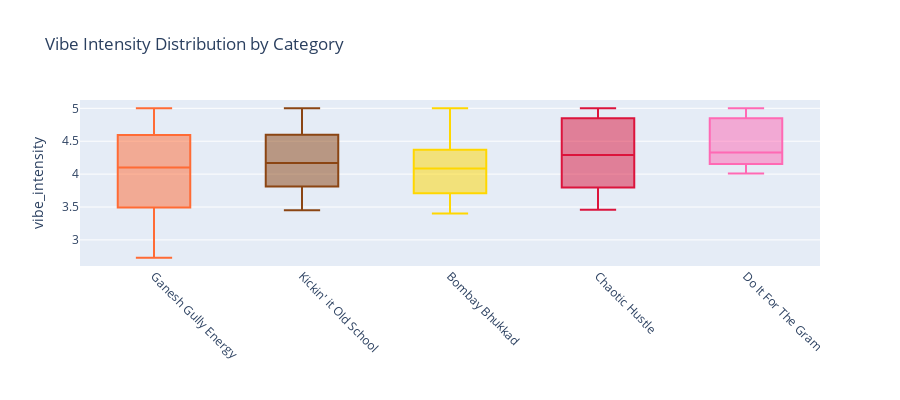
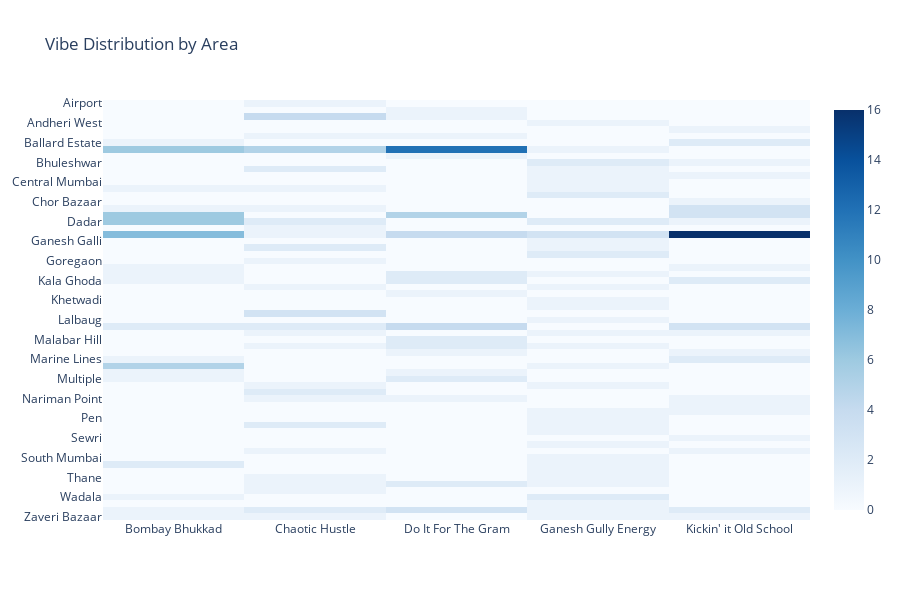

The code cell stored with these charts, in order, in its notebook:
### Code cell
show_analytics()

### Figure 1 — Plotly figure (JSON) as saved in the notebook; plotly's stock layout.template omitted (floating-point values rounded to 4 significant figures)
{"data": [{"alignmentgroup": "True", "hovertemplate": "vibe_category=%{x}<br>vibe_intensity=%{y}<extra></extra>", "legendgroup": "Ganesh Gully Energy", "marker": {"color": "#FF6B35"}, "name": "Ganesh Gully Energy", "notched": false, "offsetgroup": "Ganesh Gully Energy", "orientation": "v", "showlegend": true, "type": "box", "x": ["Ganesh Gully Energy", "Ganesh Gully Energy", "Ganesh Gully Energy", "Ganesh Gully Energy", "Ganesh Gully Energy", "Ganesh Gully Energy", "Ganesh Gully Energy", "Ganesh Gully Energy", "Ganesh Gully Energy", "Ganesh Gully Energy", "Ganesh Gully Energy", "Ganesh Gully Energy", "Ganesh Gully Energy", "Ganesh Gully Energy", "Ganesh Gully Energy", "Ganesh Gully Energy", "Ganesh Gully Energy", "Ganesh Gully Energy", "Ganesh Gully Energy", "Ganesh Gully Energy", "Ganesh Gully Energy", "Ganesh Gully Energy", "Ganesh Gully Energy", "Ganesh Gully Energy", "Ganesh Gully Energy", "Ganesh Gully Energy", "Ganesh Gully Energy", "Ganesh Gully Energy", "Ganesh Gully Energy", "Ganesh Gully Energy", "Ganesh Gully Energy", "Ganesh Gully Energy", "Ganesh Gully Energy", "Ganesh Gully Energy", "Ganesh Gully Energy", "Ganesh Gully Energy", "Ganesh Gully Energy", "Ganesh Gully Energy", "Ganesh Gully Energy", "Ganesh Gully Energy", "Ganesh Gully Energy", "Ganesh Gully Energy", "Ganesh Gully Energy"], "x0": " ", "xaxis": "x", "y": [4.79, 4.58, 4.67, 4.61, 4.67, 5, 4.78, 4.72, 4.6, 4.47, 4.07, 4.38, 4.26, 4.36, 4.02, 4.28, 4.17, 3.98, 3.71, 4.15, 3.74, 3.82, 3.49, 3.79, 4.1, 2.86, 2.83, 2.73, 3.5, 3.27, 3.32, 3.66, 3.65, 3.36, 3.32, 3.17, 3.24, 3.13, 5, 4.49, 4.68, 4.55, 4.76], "y0": " ", "yaxis": "y"}, {"alignmentgroup": "True", "hovertemplate": "vibe_category=%{x}<br>vibe_intensity=%{y}<extra></extra>", "legendgroup": "Kickin' it Old School", "marker": {"color": "#8B4513"}, "name": "Kickin' it Old School", "notched": false, "offsetgroup": "Kickin' it Old School", "orientation": "v", "showlegend": true, "type": "box", "x": ["Kickin' it Old School", "Kickin' it Old School", "Kickin' it Old School", "Kickin' it Old School", "Kickin' it Old School", "Kickin' it Old School", "Kickin' it Old School", "Kickin' it Old School", "Kickin' it Old School", "Kickin' it Old School", "Kickin' it Old School", "Kickin' it Old School", "Kickin' it Old School", "Kickin' it Old School", "Kickin' it Old School", "Kickin' it Old School", "Kickin' it Old School", "Kickin' it Old School", "Kickin' it Old School", "Kickin' it Old School", "Kickin' it Old School", "Kickin' it Old School", "Kickin' it Old School", "Kickin' it Old School", "Kickin' it Old School", "Kickin' it Old School", "Kickin' it Old School", "Kickin' it Old School", "Kickin' it Old School", "Kickin' it Old School", "Kickin' it Old School", "Kickin' it Old School", "Kickin' it Old School", "Kickin' it Old School", "Kickin' it Old School", "Kickin' it Old School", "Kickin' it Old School", "Kickin' it Old School", "Kickin' it Old School", "Kickin' it Old School", "Kickin' it Old School", "Kickin' it Old School", "Kickin' it Old School", "Kickin' it Old School", "Kickin' it Old School", "Kickin' it Old School", "Kickin' it Old School"], "x0": " ", "xaxis": "x", "y": [5, 5, 4.17, 4.63, 4.31, 4.5, 4.21, 3.8, 3.53, 4.92, 4.86, 4.88, 5, 4.89, 5, 5, 4.75, 3.74, 3.89, 3.86, 3.84, 3.77, 3.78, 3.69, 4.04, 4.17, 4.07, 4.32, 3.91, 3.45, 3.59, 3.61, 4.35, 4.28, 4.24, 4.08, 5, 4.2, 3.6, 3.86, 3.54, 4.13, 4.17, 3.68, 4.34, 4.28, 3.84], "y0": " ", "yaxis": "y"}, {"alignmentgroup": "True", "hovertemplate": "vibe_category=%{x}<br>vibe_intensity=%{y}<extra></extra>", "legendgroup": "Bombay Bhukkad", "marker": {"color": "#FFD700"}, "name": "Bombay Bhukkad", "notched": false, "offsetgroup": "Bombay Bhukkad", "orientation": "v", "showlegend": true, "type": "box", "x": ["Bombay Bhukkad", "Bombay Bhukkad", "Bombay Bhukkad", "Bombay Bhukkad", "Bombay Bhukkad", "Bombay Bhukkad", "Bombay Bhukkad", "Bombay Bhukkad", "Bombay Bhukkad", "Bombay Bhukkad", "Bombay Bhukkad", "Bombay Bhukkad", "Bombay Bhukkad", "Bombay Bhukkad", "Bombay Bhukkad", "Bombay Bhukkad", "Bombay Bhukkad", "Bombay Bhukkad", "Bombay Bhukkad", "Bombay Bhukkad", "Bombay Bhukkad", "Bombay Bhukkad", "Bombay Bhukkad", "Bombay Bhukkad", "Bombay Bhukkad", "Bombay Bhukkad", "Bombay Bhukkad", "Bombay Bhukkad", "Bombay Bhukkad", "Bombay Bhukkad", "Bombay Bhukkad", "Bombay Bhukkad", "Bombay Bhukkad", "Bombay Bhukkad", "Bombay Bhukkad", "Bombay Bhukkad", "Bombay Bhukkad", "Bombay Bhukkad", "Bombay Bhukkad", "Bombay Bhukkad", "Bombay Bhukkad", "Bombay Bhukkad", "Bombay Bhukkad", "Bombay Bhukkad", "Bombay Bhukkad", "Bombay Bhukkad"], "x0": " ", "xaxis": "x", "y": [5, 5, 4.14, 3.81, 4.71, 3.71, 3.79, 4.17, 5, 4.18, 4.54, 4.1, 4.7, 4.07, 4.37, 3.67, 3.91, 3.71, 3.67, 4.32, 4.42, 4.31, 5, 3.83, 4.13, 3.7, 4.46, 4.36, 4.54, 4.32, 4.34, 3.8, 3.64, 3.55, 3.62, 4.25, 3.87, 3.89, 4.88, 3.64, 3.55, 3.87, 3.55, 3.48, 3.9, 3.4], "y0": " ", "yaxis": "y"}, {"alignmentgroup": "True", "hovertemplate": "vibe_category=%{x}<br>vibe_intensity=%{y}<extra></extra>", "legendgroup": "Chaotic Hustle", "marker": {"color": "#DC143C"}, "name": "Chaotic Hustle", "notched": false, "offsetgroup": "Chaotic Hustle", "orientation": "v", "showlegend": true, "type": "box", "x": ["Chaotic Hustle", "Chaotic Hustle", "Chaotic Hustle", "Chaotic Hustle", "Chaotic Hustle", "Chaotic Hustle", "Chaotic Hustle", "Chaotic Hustle", "Chaotic Hustle", "Chaotic Hustle", "Chaotic Hustle", "Chaotic Hustle", "Chaotic Hustle", "Chaotic Hustle", "Chaotic Hustle", "Chaotic Hustle", "Chaotic Hustle", "Chaotic Hustle", "Chaotic Hustle", "Chaotic Hustle", "Chaotic Hustle", "Chaotic Hustle", "Chaotic Hustle", "Chaotic Hustle", "Chaotic Hustle", "Chaotic Hustle", "Chaotic Hustle", "Chaotic Hustle", "Chaotic Hustle", "Chaotic Hustle", "Chaotic Hustle", "Chaotic Hustle", "Chaotic Hustle", "Chaotic Hustle", "Chaotic Hustle", "Chaotic Hustle", "Chaotic Hustle", "Chaotic Hustle", "Chaotic Hustle", "Chaotic Hustle", "Chaotic Hustle", "Chaotic Hustle", "Chaotic Hustle"], "x0": " ", "xaxis": "x", "y": [5, 3.98, 5, 4.1, 5, 4.81, 5, 3.89, 4.69, 4.3, 3.79, 3.7, 3.58, 5, 5, 5, 5, 4.86, 4.97, 4.38, 4.32, 4.29, 3.76, 3.66, 3.46, 3.47, 4.3, 4.39, 4.73, 3.64, 3.83, 4.03, 3.82, 4.48, 4.92, 4.36, 4.13, 4.16, 4, 3.74, 3.71, 3.93, 3.7], "y0": " ", "yaxis": "y"}, {"alignmentgroup": "True", "hovertemplate": "vibe_category=%{x}<br>vibe_intensity=%{y}<extra></extra>", "legendgroup": "Do It For The Gram", "marker": {"color": "#FF69B4"}, "name": "Do It For The Gram", "notched": false, "offsetgroup": "Do It For The Gram", "orientation": "v", "showlegend": true, "type": "box", "x": ["Do It For The Gram", "Do It For The Gram", "Do It For The Gram", "Do It For The Gram", "Do It For The Gram", "Do It For The Gram", "Do It For The Gram", "Do It For The Gram", "Do It For The Gram", "Do It For The Gram", "Do It For The Gram", "Do It For The Gram", "Do It For The Gram", "Do It For The Gram", "Do It For The Gram", "Do It For The Gram", "Do It For The Gram", "Do It For The Gram", "Do It For The Gram", "Do It For The Gram", "Do It For The Gram", "Do It For The Gram", "Do It For The Gram", "Do It For The Gram", "Do It For The Gram", "Do It For The Gram", "Do It For The Gram", "Do It For The Gram", "Do It For The Gram", "Do It For The Gram", "Do It For The Gram", "Do It For The Gram", "Do It For The Gram", "Do It For The Gram", "Do It For The Gram", "Do It For The Gram", "Do It For The Gram", "Do It For The Gram", "Do It For The Gram", "Do It For The Gram", "Do It For The Gram", "Do It For The Gram", "Do It For The Gram", "Do It For The Gram", "Do It For The Gram", "Do It For The Gram", "Do It For The Gram", "Do It For The Gram"], "x0": " ", "xaxis": "x", "y": [5, 4.6, 4.33, 5, 5, 5, 5, 5, 5, 4.6, 4.45, 4.02, 4.43, 4.1, 4.49, 4.11, 5, 4.64, 4.21, 4.17, 4.31, 5, 4.35, 4.04, 4.17, 4.17, 4.14, 4.79, 4.64, 4.66, 5, 5, 4.28, 4.15, 4.91, 4.16, 4.19, 4.21, 4.2, 4.01, 4.1, 4.33, 4.03, 4.34, 4.11, 4.07, 4.08, 4.16], "y0": " ", "yaxis": "y"}], "layout": {"boxmode": "overlay", "height": 400, "legend": {"title": {"text": "vibe_category"}, "tracegroupgap": 0}, "showlegend": false, "title": {"text": "Vibe Intensity Distribution by Category"}, "xaxis": {"anchor": "y", "categoryarray": ["Ganesh Gully Energy", "Kickin' it Old School", "Bombay Bhukkad", "Chaotic Hustle", "Do It For The Gram"], "categoryorder": "array", "domain": [0, 1], "tickangle": 45, "title": {"text": ""}}, "yaxis": {"anchor": "x", "domain": [0, 1], "title": {"text": "vibe_intensity"}}}}

### Figure 2 — Plotly figure (JSON) as saved in the notebook; plotly's stock layout.template omitted (floating-point values rounded to 4 significant figures; data arrays with more than 128 entries replaced by an {"elided": "..."} marker saying what was removed)
{"data": [{"coloraxis": "coloraxis", "hovertemplate": "x: %{x}<br>y: %{y}<br>color: %{z}<extra></extra>", "name": "0", "type": "heatmap", "x": ["Bombay Bhukkad", "Chaotic Hustle", "Do It For The Gram", "Ganesh Gully Energy", "Kickin' it Old School"], "xaxis": "x", "y": ["Airport", "Altamount Road", "Andheri", "Andheri West", "Apollo Bunder", "BKC", "Ballard Estate", "Bandra", "Bandra West", "Bhuleshwar", "Borivali", "Byculla", "Central Mumbai", "Chembur", "Chinchpokli", "Chor Bazaar", "Churchgate", "Colaba", "Dadar", "Dharavi", "Fort", "Ganesh Galli", "Ghatkopar", "Girgaon", "Goregaon", "Grant Road", "Juhu", "Kala Ghoda", "Kandivali", "Khar", "Khetwadi", "King's Circle", "Kurla", "Lalbaug", "Lower Parel", "Mahim", "Malabar Hill", "Malad", "Marine Drive", "Marine Lines", "Matunga", "Mohammed Ali Road", "Multiple", "Mulund", "Mumbai Central", "Nariman Point", "Navy Nagar", "Parel", "Pen", "Powai", "Prabhadevi", "Sewri", "Shivaji Park", "Sion", "South Mumbai", "Tardeo", "Tejukaya", "Thane", "Versova", "Virar", "Wadala", "Western Suburbs", "Worli", "Zaveri Bazaar"], "yaxis": "y", "z": {"elided": "64x5 int values"}}], "layout": {"coloraxis": {"colorscale": [[0, "rgb(247,251,255)"], [0.125, "rgb(222,235,247)"], [0.25, "rgb(198,219,239)"], [0.375, "rgb(158,202,225)"], [0.5, "rgb(107,174,214)"], [0.625, "rgb(66,146,198)"], [0.75, "rgb(33,113,181)"], [0.875, "rgb(8,81,156)"], [1, "rgb(8,48,107)"]]}, "height": 600, "title": {"text": "Vibe Distribution by Area"}, "xaxis": {"anchor": "y", "domain": [0, 1]}, "yaxis": {"anchor": "x", "autorange": "reversed", "domain": [0, 1]}}}
